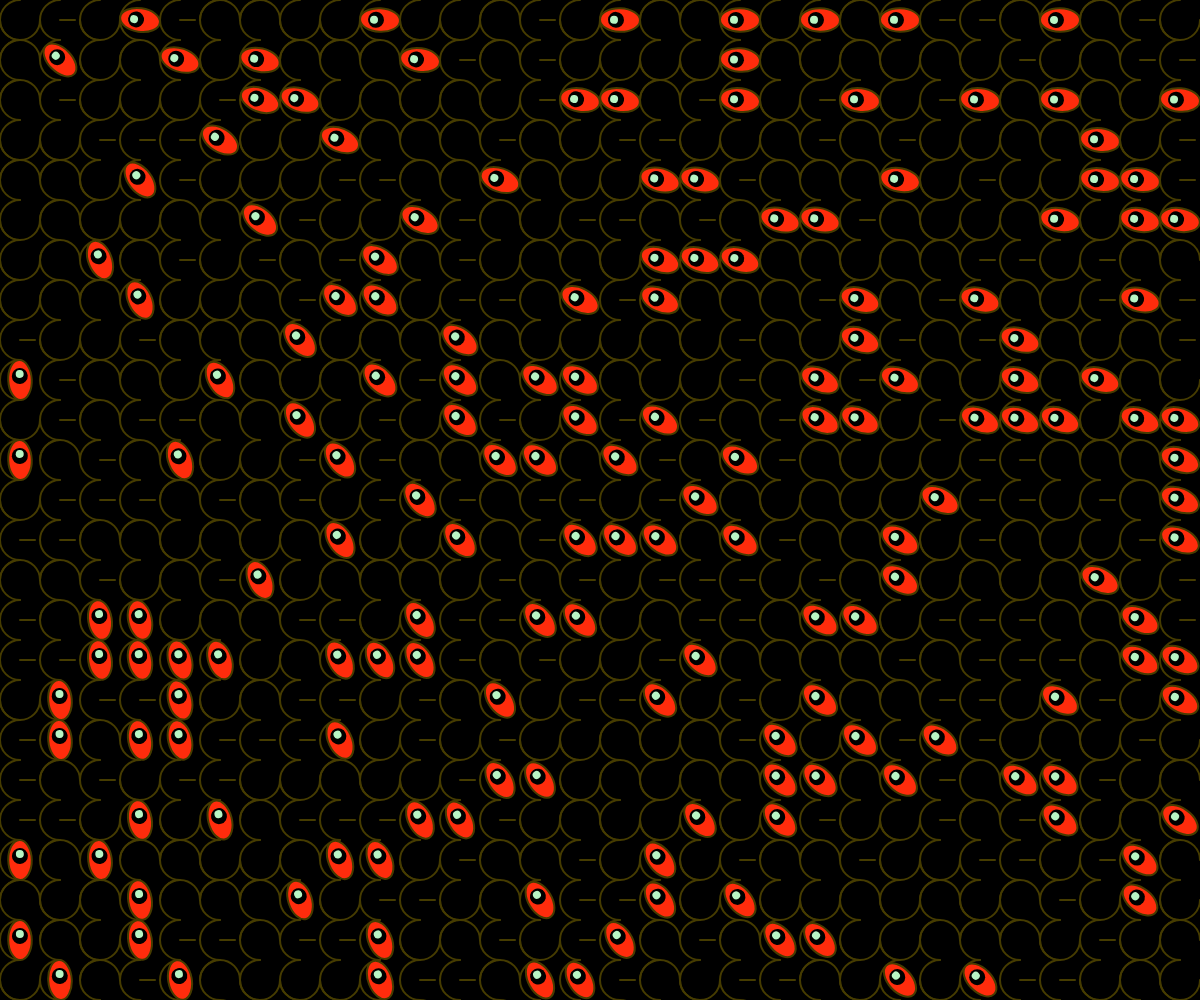
Frame 1 (no input)
Frame 60 (no input): identical to frame 1, image omitted
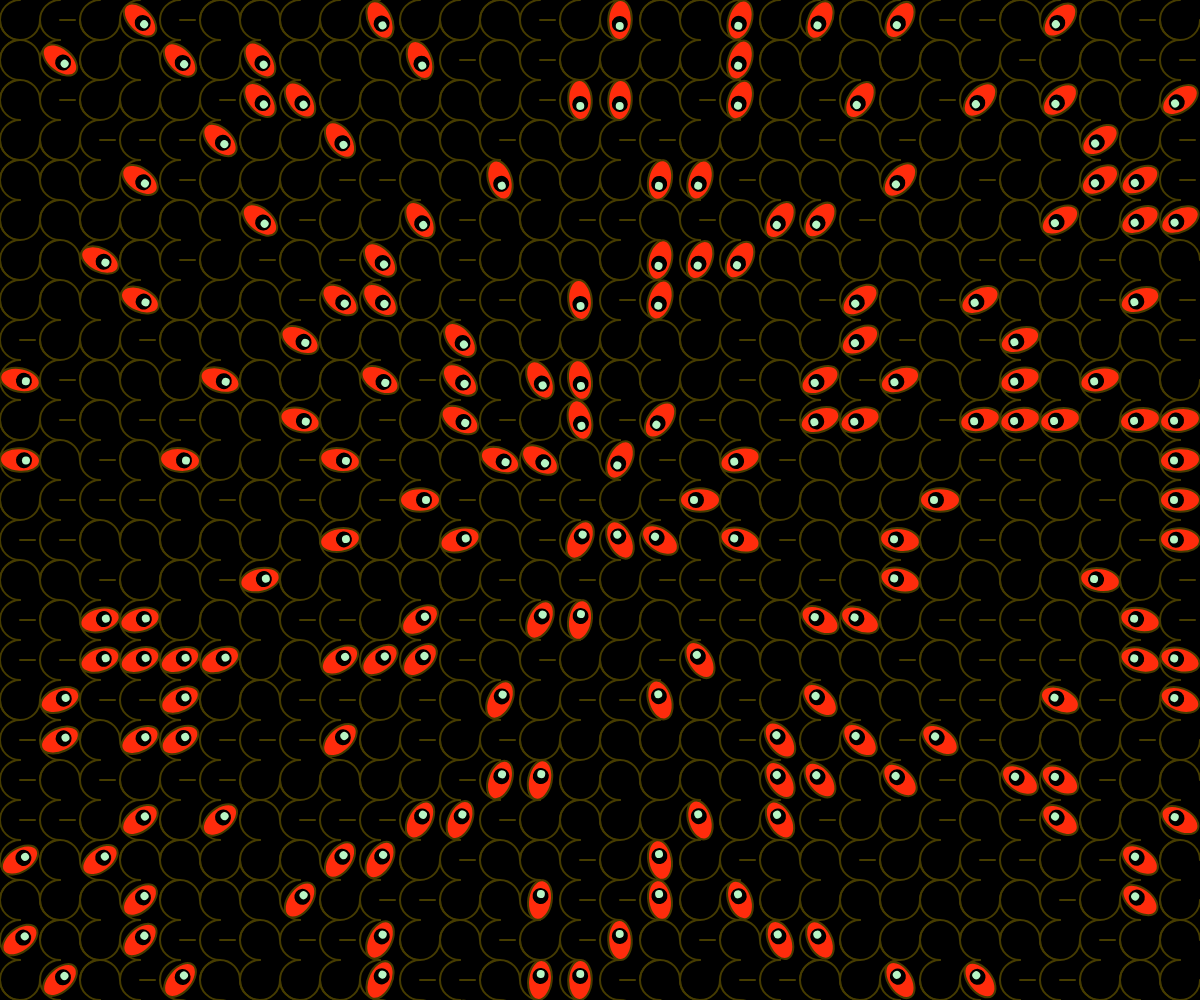
Frame 120 (the mouse pressed at the canvas centre since frame 60)

The p5.js sketch that drew these frames (run headless with seeded random() and noise() and a simulated clock; from frame 60 on, the mouse is pressed at the canvas centre):

// p5.js sketch
// ── sketch.js
let rasterbreite;
let anzahlKacheln = 30;
let gridX, gridY;

function setup() {
  createCanvas(innerWidth, innerHeight);
  rasterbreite = width / anzahlKacheln;
  gridX = width / anzahlKacheln;
  gridY = height / anzahlKacheln;
  angleMode(DEGREES);
}

function draw() {
  background(0,0,0);
  noFill();
  stroke(70,60,0)
  //noLoop();
  //frameRate(2);
  randomSeed(5);


  //Schleife in Y-Achse (Nach unten)
  for (let p = 0; p < anzahlKacheln; p++) {
    //zeichneZeile(rasterbreite/2 + rasterbreite * p)

    //Schleife in X-Achse (Nach rechts)
    for (let i = 0; i < anzahlKacheln; i++) {
      let w=floor(random(4));
let winkel = atan2(mouseY - (rasterbreite/2 + rasterbreite * p), mouseX - (rasterbreite * i + rasterbreite / 2));

      console.log(w);


      push();
      translate(rasterbreite * i + rasterbreite / 2, rasterbreite/2 + rasterbreite * p);
      noFill();
      strokeWeight(2)
      arc(0, 0, rasterbreite, rasterbreite,90,270);

      if(w==0){
        arc(0, 0, rasterbreite, rasterbreite,0,180); 
      }
      if(w==1){
        arc(0, 0, rasterbreite, rasterbreite,180,360); 
      }

      if(w==2){
        //noStroke();
        fill(200,150,150, 100)
        line(0, 0, 15,0,rasterbreite, rasterbreite); 
      }

      if(w==3){
        if (winkel < 0) { winkel += 360; }

        fill(255,44,12)
        rotate(winkel);
        ellipse(0,0, rasterbreite/1, rasterbreite/1.7);
        fill(0)
        noStroke();
        ellipse(4,0, rasterbreite/2.5, rasterbreite/2.5);
        fill(184,244,196)
        noStroke();
        ellipse(6,0, rasterbreite/5, rasterbreite/5);
      }

     
      pop();

  
    }
  }
}
